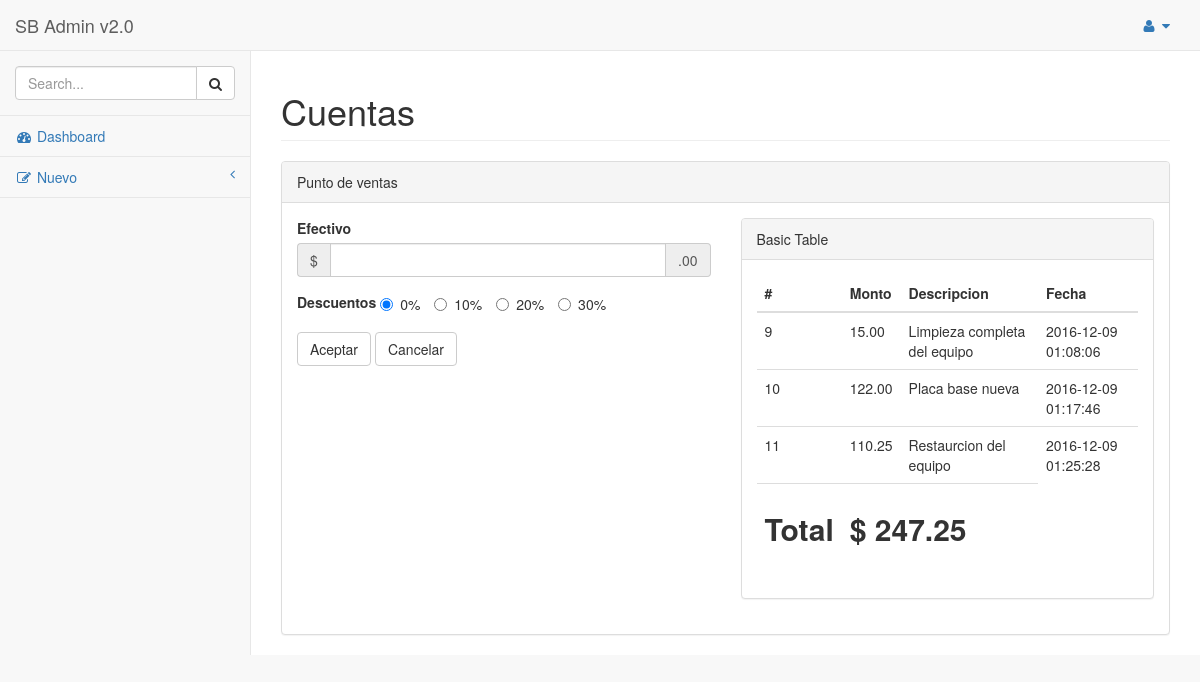
The app's page /caja/cuenta.php?var=4 (signed in) with its own data.
### tables this page shows
CREATE TABLE IF NOT EXISTS `cargos_eqpaciente` (
  `id_cargo` int(11) NOT NULL AUTO_INCREMENT,
  `monto_cargo` decimal(10,2) NOT NULL,
  `descripcion_cargo` varchar(1000) NOT NULL,
  `fecha_cargo` datetime NOT NULL,
  `saldado` int(11) NOT NULL,
  `cod_eqclient` int(11) NOT NULL,
  PRIMARY KEY (`id_cargo`),
  KEY `cod_eqclient` (`cod_eqclient`)
);

### caja/fine/vistas.php (the view, shortened to what this page needs)
<?php
function SumCuenta($equipo)
{
  $eqcargo = mysql_query("SELECT nom_client, apell_client, id_eqclient, tecnico, propietario_eqclient, id_eqclient FROM equipos_clientes, Clientes WHERE id_eqclient = '$equipo' AND propietario_eqclient = id_client") or die(mysql_error());
  $roweqcargo = mysql_fetch_row($eqcargo);
  $eq = $roweqcargo[2];
  echo '
                          <input type="hidden" name="accion" value="cuenta">
                          <input type="hidden" name="tec" value="'.$roweqcargo[3].'">
                          <input type="hidden" name="cliente" value="'.$roweqcargo[4].'">
                          <input type="hidden" name="eqclient" value="'.$roweqcargo[5].'">
                            <label>Efectivo</label>
                            <div class="form-group input-group">
                                <span class="input-group-addon">$</span>
                                <input type="text" name="efectivo" class="form-control">
                                <span class="input-group-addon">.00</span>
                            </div>
                            <div class="form-group">
                                <label>Descuentos</label>
                                <label class="radio-inline">
                                    <input type="radio" name="descuento"  value="0" checked="">0%
                                </label>
                                <label class="radio-inline">
                                    <input type="radio" name="descuento"  value="1">10%
                                </label>
                                <label class="radio-inline">
                                    <input type="radio" name="descuento"  value="2">20%
                                </label>
                                <label class="radio-inline">
                                    <input type="radio" name="descuento"  value="3">30%
                                </label>
                            </div>
                              <button type="submit" class="btn btn-default">Aceptar</button>
                              <a href="index.php" class="btn btn-default">Cancelar</a>
                      </div>';
$cargos = mysql_query("SELECT id_cargo, monto_cargo, descripcion_cargo, fecha_cargo FROM equipos_clientes, cargos_eqpaciente WHERE id_eqclient =  '$eq' AND cod_eqclient = id_eqclient AND saldado = 0") or die(mysql_error());
                    echo '
                      <div class="col-lg-6">
                        <div class="panel panel-default">
                            <div class="panel-heading">
                                Basic Table
                            </div>
                            <div class="panel-body">
                                <div class="table-responsive">
                                    <table class="table">
                                        <thead>
                                            <tr>
                                                <th>#</th>
                                                <th>Monto</th>
                                                <th>Descripcion</th>
                                                <th>Fecha</th>
                                            </tr>
                                        </thead>
                                        <tbody>';
                                        $suma = 0;
                    while ($rowcargos = mysql_fetch_row($cargos)){
                      $suma += $rowcargos[1];
                                      echo    ' <tr>
                                                <td>'.$rowcargos[0].'</td>
                                                <td>'.$rowcargos[1].'</td>
                                                <td>'.$rowcargos[2].'</td>
                                                <td>'.$rowcargos[3].'</td>
                                            </tr>';
                                      }
                                      echo    ' <tr>
                                                <td><h2><b>Total</b></h2></td>
                                                <td colspan="2"><h2><b>$ '.$suma.'</b></h2></td>
                                                <input type="hidden" name="monto" value="'.$suma.'">
                                            </tr>
                                        </tbody>
                                    </table>
                                </div>
                            </div>
                        </div>
                      </form>
                      </div>
                  </div>
              </div>
          </div>
      </div>
  </div>';
}
?>

### caja/cuenta.php (shortened to what this page needs)
<?php
include 'include/bar.php';
?>
<!DOCTYPE html>
<html lang="en">
<head>
    <link href="../vendor/bootstrap/css/bootstrap.min.css" rel="stylesheet">
    <link href="../vendor/metisMenu/metisMenu.min.css" rel="stylesheet">
    <link href="../dist/css/sb-admin-2.css" rel="stylesheet">
    <link href="../vendor/font-awesome/css/font-awesome.min.css" rel="stylesheet" type="text/css">
</head>
<body>
    <div id="wrapper">
      <?php topBar(); ?>
             <?php Menus(); ?>
        <div id="page-wrapper">
            <div class="row">
                <div class="col-lg-12">
                    <h1 class="page-header">Cuentas</h1>
                </div>
            </div>
            <div class="row">
                <div class="col-lg-12">
                    <div class="panel panel-default">
                        <div class="panel-heading">
                            Punto de ventas
                        </div>
                        <div class="panel-body">
                            <div class="row">
                                <div class="col-lg-6">
                                    <form role="form" action="fine/save.php" method="POST">
                                        <?php SumCuenta($_GET['var']); ?>
        </div>
    </div>
</body>
</html>

### caja/include/bar.php (shortened to what this page needs)
<?php
include 'fine/vistas.php';
function topBar()
{
	echo '
        <nav class="navbar navbar-default navbar-static-top" role="navigation" style="margin-bottom: 0">
            <div class="navbar-header">
                <button type="button" class="navbar-toggle" data-toggle="collapse" data-target=".navbar-collapse">
                    <span class="sr-only">Toggle navigation</span>
                    <span class="icon-bar"></span>
                    <span class="icon-bar"></span>
                    <span class="icon-bar"></span>
                </button>
                <a class="navbar-brand" href="index.php">SB Admin v2.0</a>
            </div>
            <ul class="nav navbar-top-links navbar-right">
                <li class="dropdown">
                    <a class="dropdown-toggle" data-toggle="dropdown" href="#">
                        <i class="fa fa-user fa-fw"></i> <i class="fa fa-caret-down"></i>
                    </a>
                    <ul class="dropdown-menu dropdown-user">
                        <li><a href="perfil.php"><i class="fa fa-user fa-fw"></i> Perfil de usuario</a>
                        </li>
                        <li><a href="chapass.php?var='.$_SESSION['usuario'].'"><i class="fa fa-gear fa-fw"></i> Cambiar contraseña</a>
                        </li>
                        <li class="divider"></li>
                        <li><a href="led/logout.php"><i class="fa fa-sign-out fa-fw"></i> Cerrar sesion</a>
                        </li>
                    </ul>
                </li>
            </ul>
            ';
}
function Menus()
{
	echo ' <div class="navbar-default sidebar" role="navigation">
                <div class="sidebar-nav navbar-collapse">
                    <ul class="nav" id="side-menu">
                        <li class="sidebar-search">
                            <div class="input-group custom-search-form">
                                <input type="text" class="form-control" placeholder="Search...">
                                <span class="input-group-btn">
                                <button class="btn btn-default" type="button">
                                    <i class="fa fa-search"></i>
                                </button>
                            </span>
                            </div>
                        </li>
                        <li>
                            <a href="index.php"><i class="fa fa-dashboard fa-fw"></i> Dashboard</a>
                        </li>
                        <li>
                            <a href="#"><i class="fa fa-edit fa-fw"></i> Nuevo<span class="fa arrow"></span></a>
                            <ul class="nav nav-second-level">
                        <li>
                            <a href="nuevo_cliente.php"><i class="fa fa-edit fa-fw"></i> Nuevo cliente</a>
                        </li>
                         <li>
                            <a href="listaclient.php"><i class="fa fa-edit fa-fw"></i> Nuevo equipo, mismo cliente</a>
                        </li>
                            </ul>
                        </li>
                    </ul>
                </div>
            </div>
        </nav>';
}
?>

### records on screen
cargos_eqpaciente: id_cargo "9", monto_cargo "15.00", descripcion_cargo "Limpieza completa del equipo", fecha_cargo "2016-12-09 01:08:06"
cargos_eqpaciente: id_cargo "10", monto_cargo "122.00", descripcion_cargo "Placa base nueva", fecha_cargo "2016-12-09 01:17:46"
cargos_eqpaciente: id_cargo "11", monto_cargo "110.25", descripcion_cargo "Restaurcion del equipo", fecha_cargo "2016-12-09 01:25:28"

### other values on screen
$suma "247.25"
